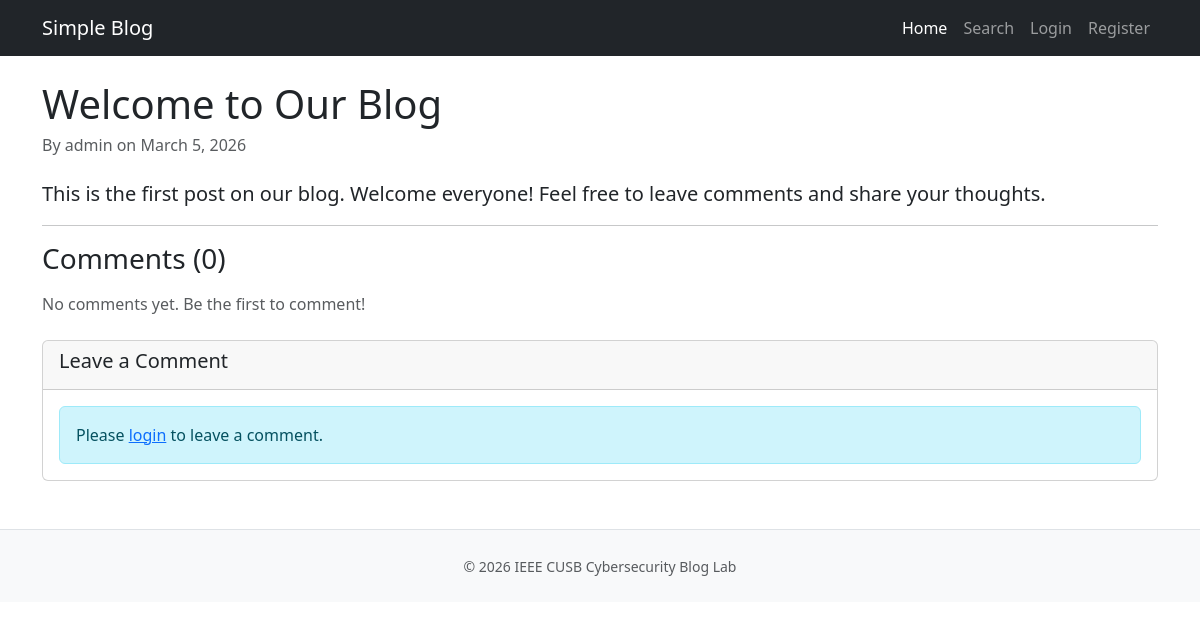
The page /post.php?id=1 on the database its author committed.
### tables this page shows
CREATE TABLE IF NOT EXISTS posts (
    id INT AUTO_INCREMENT PRIMARY KEY,
    title VARCHAR(200) NOT NULL,
    content TEXT NOT NULL,
    author_id INT NOT NULL,
    created_at TIMESTAMP DEFAULT CURRENT_TIMESTAMP,
    FOREIGN KEY (author_id) REFERENCES users(id)
);

CREATE TABLE IF NOT EXISTS users (
    id INT AUTO_INCREMENT PRIMARY KEY,
    username VARCHAR(50) NOT NULL UNIQUE,
    password VARCHAR(255) NOT NULL,
    email VARCHAR(100) NOT NULL,
    bio VARCHAR(500) DEFAULT '',
    created_at TIMESTAMP DEFAULT CURRENT_TIMESTAMP
);

### src/post.php (the view, shortened to what this page needs)
<?php
$conn = getConnection();
$post = null;
$comments = null;
if (isset($_GET['id'])) {
    $post_id = (int)$_GET['id'];
    $sql = "SELECT p.*, u.username FROM posts p JOIN users u ON p.author_id = u.id WHERE p.id = $post_id";
    $result = $conn->query($sql);
    if ($result && $result->num_rows > 0) {
        $post = $result->fetch_assoc();
    }
    $sql = "SELECT p.*, u.username FROM comments p JOIN users u ON p.author_id = u.id WHERE p.post_id = $post_id ORDER BY created_at ASC";
    $comments = $conn->query($sql);
}
?>
<!DOCTYPE html>
<html lang="en">
<head>
    <link href="https://cdn.jsdelivr.net/npm/bootstrap@5.3.0/dist/css/bootstrap.min.css" rel="stylesheet">
</head>
<body>
    <?php require_once 'include/navbar.php'; ?>
    <div class="container mt-4">
        <?php if ($post): ?>
            <article>
                <h1 class="mb-2"><?php echo htmlspecialchars($post['title']); ?></h1>
                <h6 class="text-muted mb-4">
                    By <?php echo htmlspecialchars($post['username']); ?>
                    on <?php echo date('F j, Y', strtotime($post['created_at'])); ?>
                </h6>
                <p class="lead"><?php echo htmlspecialchars($post['content']); ?></p>
            </article>
            <hr>
            <h3 class="mb-3">Comments (<?php echo $comments ? $comments->num_rows : 0; ?>)</h3>
            <?php if ($comments && $comments->num_rows > 0): ?>
                <?php while($comment = $comments->fetch_assoc()): ?>
                    <div class="card mb-2">
                        <div class="card-body">
                            <h6 class="card-subtitle mb-1 text-muted">
                                <?php
                                    echo htmlspecialchars($comment['username']);
                                ?>
                                <small class="text-muted ms-2"><?php echo date('M j, Y g:i A', strtotime($comment['created_at'])); ?></small>
                            </h6>
                            <p class="card-text mt-2">
                                <?php
                                    echo $comment['content'];
                                ?>
                            </p>
                        </div>
                    </div>
                <?php endwhile; ?>
            <?php else: ?>
                <p class="text-muted">No comments yet. Be the first to comment!</p>
            <?php endif; ?>
            <div class="card mt-4 mb-4">
                <div class="card-header">
                    <h5>Leave a Comment</h5>
                </div>
                <div class="card-body">
                    <?php if (isset($_SESSION['user_id'])): ?>
                        <form method="POST">
                            <input type="hidden" name="post_id" value="<?php echo $post['id']; ?>">
                            <div class="mb-3">
                                <label class="form-label">Posting as: <strong><?php echo htmlspecialchars($_SESSION['username']); ?></strong></label>
                            </div>
                            <div class="mb-3">
                                <label for="comment" class="form-label">Comment</label>
                                <textarea class="form-control" id="comment" name="comment" rows="3" required></textarea>
                            </div>
                            <button type="submit" class="btn btn-primary">Post Comment</button>
                        </form>
                    <?php else: ?>
                        <div class="alert alert-info mb-0">
                            Please <a href="login.php">login</a> to leave a comment.
                        </div>
                    <?php endif; ?>
                </div>
            </div>
        <?php else: ?>
            <div class="alert alert-warning">Post not found.</div>
            <a href="index.php" class="btn btn-primary">Back to Home</a>
        <?php endif; ?>
    </div>
    <?php require_once 'include/footer.php'; ?>
</body>
</html>

### rows shown on the page
posts: title "Welcome to Our Blog", author.username "admin", created_at "March 5, 2026", content "This is the first post on our blog. Welcome everyone! Feel free to leave comments and share your thoughts."

### other values the page prints
$comments->num_rows "0"
